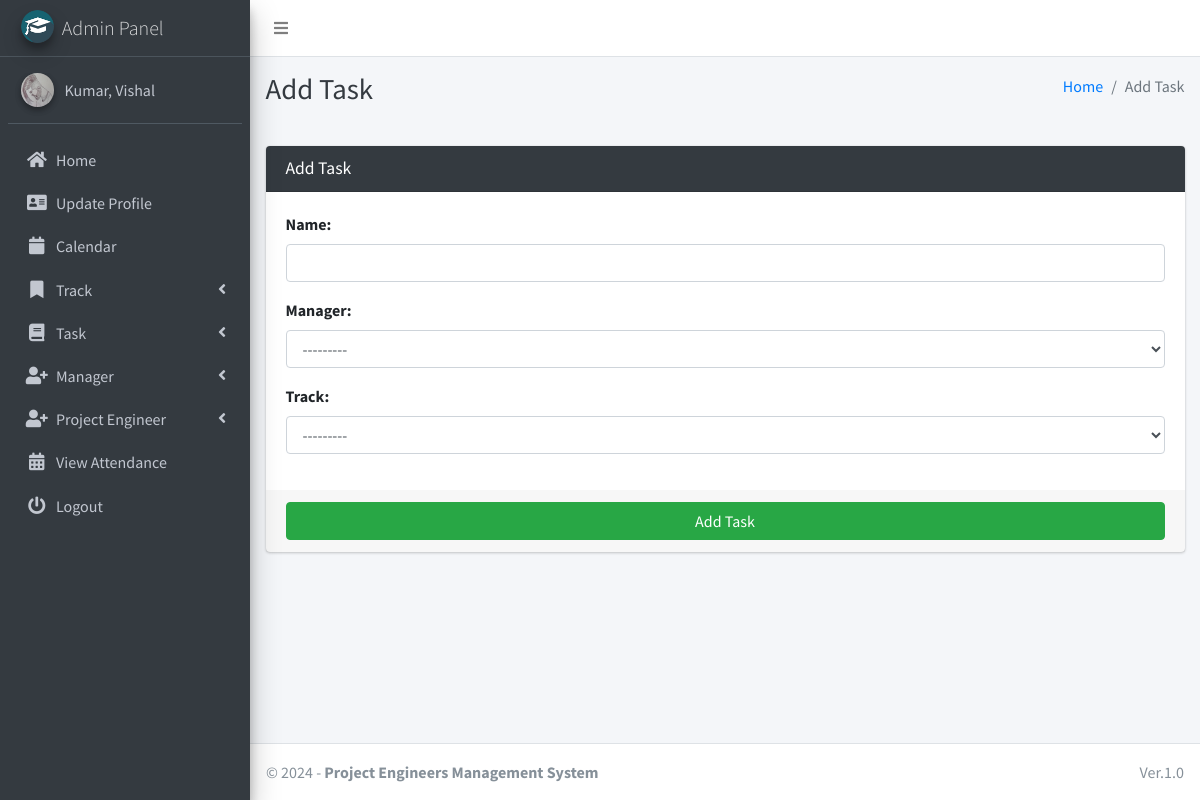
The page /task/add/ (signed in) on the database its author committed.
### main_app/models.py (models this page shows)
class CustomUser(AbstractUser):
    USER_TYPE = ((1, "HOD"), (2, "Manager"), (3, "ProjectEngineer"))
    GENDER = [("M", "Male"), ("F", "Female")]
    username = None  # Removed username, using email instead
    email = models.EmailField(unique=True)
    user_type = models.CharField(default=1, choices=USER_TYPE, max_length=1) # type: ignore
    gender = models.CharField(max_length=1, choices=GENDER)
    profile_pic = models.ImageField()
    address = models.TextField()
    fcm_token = models.TextField(default="")  # For firebase notifications
    created_at = models.DateTimeField(auto_now_add=True)
    updated_at = models.DateTimeField(auto_now=True)
    USERNAME_FIELD = "email"
    REQUIRED_FIELDS = []
    objects = CustomUserManager()
    def __str__(self):
        return self.last_name + ", " + self.first_name

### main_app/hod_views.py (the view, shortened to what this page needs)
# urls.py: path("task/add/", hod_views.add_task, name='add_task'),
def add_task(request):
    form = TaskForm(request.POST or None)
    context = {
        'form': form,
        'page_title': 'Add Task'
    }
    return render(request, 'hod_template/add_task_template.html', context)

### main_app/forms.py
class TaskForm(FormSettings):
    def __init__(self, *args, **kwargs):
        super(TaskForm, self).__init__(*args, **kwargs)
    class Meta:
        model = Task
        fields = ['name', 'manager', 'track']

### main_app/models.py (called while the page is built)
    def __str__(self):
        return self.name

    def __str__(self):
        return self.admin.last_name + " " + self.admin.first_name

### main_app/templates/hod_template/add_task_template.html
{% extends 'main_app/base.html' %}
{% load static %}
{% block page_title %}{{page_title}}{% endblock page_title %}
{% block content %}
<section class="content">
    <div class="container-fluid">
        <div class="row">
            <div class="col-md-12">
                <div class="card card-dark">
                    <div class="card-header">
                        <h3 class="card-title">{{page_title}}</h3>
                    </div>
                    {% include "main_app/form_template.html" with messages=messages  form=form button_text="Add Task"%}
                </div>
            </div>
        </div>
    </div>
</section>
{% endblock content %}

### main_app/templates/main_app/sidebar_template.html (shortened to what this page needs)
{% load static %}
<aside class="main-sidebar sidebar-dark-info elevation-4">
    {% if request.user.user_type == '1' %}
    <a href="{% url 'admin_home' %}" class="brand-link">
        <img src="{% static 'dist/img/cmsl.png' %} " alt="AdminLTE Logo"
            class="brand-image img-circle elevation-3" >
        <span class="brand-text font-weight-light">Admin Panel</span>
    </a>
    <div class="sidebar">
        <div class="user-panel mt-3 pb-3 mb-3 d-flex">
            <div class="image">
                <img src="{{ request.user.profile_pic}}" class="img-circle elevation-2" alt="User Image">
            </div>
            <div class="info">
                <a href="#" class="d-block">{{user}}</a>
            </div>
        </div>
        <nav class="mt-2">
            <ul class="nav nav-pills nav-sidebar flex-column" data-widget="treeview" role="menu" data-accordion="false">
                <li class="nav-item">
                    {% url 'admin_home' as admin_home %}
                    <a href="{{admin_home}}" class="nav-link {% if admin_home == request.path %} active {% endif %}">
                        <i class="nav-icon fas fa-home"></i>
                        <p>
                            Home
                        </p>
                    </a>
                </li>
                <li class="nav-item">
                    {% url 'admin_view_profile' as admin_view_profile %}
                    <a href="{{admin_view_profile}}"
                        class="nav-link {% if admin_view_profile == request.path %} active {% endif %}">
                        <i class="nav-icon fas fa-address-card"></i>
                        <p>
                            Update Profile
                        </p>
                    </a>
                </li>
                <li class="nav-item">
                    <a href="/calendar"
                        class="nav-link">
                        <i class="nav-icon fas fa-calendar"></i>
                        <p>
                            Calendar
                        </p>
                    </a>
                </li>
                <li class="nav-item has-treeview">
                    <a href="#" class="nav-link">
                        <i class="nav-icon fas fa-bookmark"></i>
                        <p>
                            Track
                            <i class="fas fa-angle-left right"></i>
                        </p>
                    </a>
                </li>
                <li class="nav-item has-treeview">
                    <a href="#" class="nav-link">
                        <i class="nav-icon fas fa-book"></i>
                        <p>
                            Task
                            <i class="fas fa-angle-left right"></i>
                        </p>
                    </a>
                </li>
                <li class="nav-item has-treeview">
                    <a href="#" class="nav-link">
                        <i class="nav-icon fas fa-user-plus"></i>
                        <p>
                            Manager
                            <i class="fas fa-angle-left right"></i>
                        </p>
                    </a>
        </li>
        <li class="nav-item has-treeview">
            <a href="#" class="nav-link">
                <i class="nav-icon fas fa-user-plus"></i>
                <p>
                    Project Engineer
                    <i class="fas fa-angle-left right"></i>
                </p>
            </a>
        </li>
         <li class="nav-item">
            {% url 'admin_view_attendance' as admin_view_attendance %}
                    <a href="{{ admin_view_attendance }}"
                        class="nav-link  {% if admin_view_attendance == request.path %} active {% endif %}">
                        <i class="nav-icon fas fa-calendar-alt"></i>
                        <p>
                            View Attendance
                        </p>
                    </a>
                </li>
                                        {% endif %}
                                        <li class="nav-item">
                                            <a href="{% url 'user_logout' %}"
                                                onclick="return confirm('Your session would be terminated.\n\nProceed?')"
                                                class="nav-link">
                                                <i class="nav-icon fas fa-power-off"></i>
                                                <p>
                                                    Logout
                                                </p>
                                            </a>
                                        </li>
                                    </ul>
                                </nav>
                            </div>
</aside>

### rows shown on the page
CustomUser: user.profile_pic (picture), last_name+first_name "Kumar, Vishal"

### other values the page prints
{{ page_title }} "Add Task"
{{ field.label_tag }} "Name:" "Manager:" "Track:"
{{ button_text }} "Add Task"
